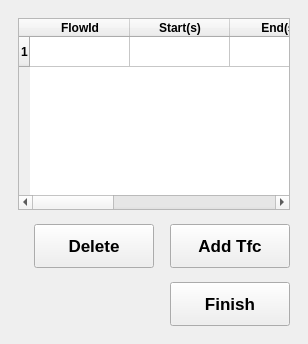
     <widget class="QWidget" name="tab_4">
      <attribute name="title">
       <string>Traffic</string>
      </attribute>
      <layout class="QGridLayout" name="gridLayout_5">
       <property name="verticalSpacing">
        <number>14</number>
       </property>
       <property name="horizontalSpacing">
        <number>16</number>
       </property>
       <property name="bottomMargin">
        <number>18</number>
       </property>
       <property name="rightMargin">
        <number>18</number>
       </property>
       <property name="topMargin">
        <number>18</number>
       </property>
       <property name="leftMargin">
        <number>18</number>
       </property>
       <item row="1" column="1">
        <widget class="QPushButton" name="pushButton_3">
         <property name="minimumSize">
          <size>
           <width>120</width>
           <height>44</height>
          </size>
         </property>
         <property name="font">
          <font>
           <bold>true</bold>
           <pointsize>13</pointsize>
          </font>
         </property>
         <property name="text">
          <string>Delete</string>
         </property>
        </widget>
       </item>
       <item row="1" column="2">
        <widget class="QPushButton" name="pushButton_2">
         <property name="font">
          <font>
           <pointsize>13</pointsize>
           <bold>true</bold>
          </font>
         </property>
         <property name="minimumSize">
          <size>
           <width>120</width>
           <height>44</height>
          </size>
         </property>
         <property name="text">
          <string>Add Tfc</string>
         </property>
        </widget>
       </item>
       <item row="2" column="2">
        <widget class="QPushButton" name="pushButton_7">
         <property name="font">
          <font>
           <pointsize>13</pointsize>
           <bold>true</bold>
          </font>
         </property>
         <property name="minimumSize">
          <size>
           <width>120</width>
           <height>44</height>
          </size>
         </property>
         <property name="text">
          <string>Finish</string>
         </property>
        </widget>
       </item>
       <item row="0" column="0" colspan="3">
        <widget class="QTableWidget" name="tableWidget">
         <property name="font">
          <font>
           <bold>true</bold>
          </font>
         </property>
         <row />
         <column>
          <property name="text">
           <string>FlowId</string>
          </property>
         </column>
         <column>
          <property name="text">
           <string>Start(s)</string>
          </property>
         </column>
         <column>
          <property name="text">
           <string>End(s)</string>
          </property>
         </column>
         <column>
          <property name="text">
           <string>Protocol</string>
          </property>
         </column>
         <column>
          <property name="text">
           <string>Destitation</string>
          </property>
         </column>
         <column>
          <property name="text">
           <string>Application</string>
          </property>
         </column>
         <item row="0" column="0">
          <property name="text">
           <string />
          </property>
         </item>
         <item row="0" column="1">
          <property name="text">
           <string />
          </property>
         </item>
         <item row="0" column="2">
          <property name="text">
           <string />
          </property>
         </item>
         <item row="0" column="3">
          <property name="text">
           <string />
          </property>
         </item>
         <item row="0" column="4">
          <property name="text">
           <string />
          </property>
         </item>
        </widget>
       </item>
      </layout>
     </widget>
